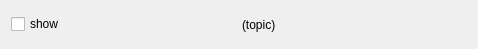
<?xml version="1.0" encoding="UTF-8"?>
<ui version="4.0">
 <class>OccupancyGrid</class>
 <widget class="QWidget" name="OccupancyGrid">
  <property name="geometry">
   <rect>
    <x>0</x>
    <y>0</y>
    <width>478</width>
    <height>49</height>
   </rect>
  </property>
  <property name="windowTitle">
   <string>Occupancy Grid</string>
  </property>
  <layout class="QHBoxLayout" name="horizontalLayout">
   <item>
    <widget class="QCheckBox" name="displayCheckBox">
     <property name="text">
      <string>show</string>
     </property>
    </widget>
   </item>
   <item>
    <widget class="QLabel" name="topicLabel">
     <property name="text">
      <string>(topic)</string>
     </property>
    </widget>
   </item>
  </layout>
 </widget>
 <resources/>
 <connections/>
</ui>
